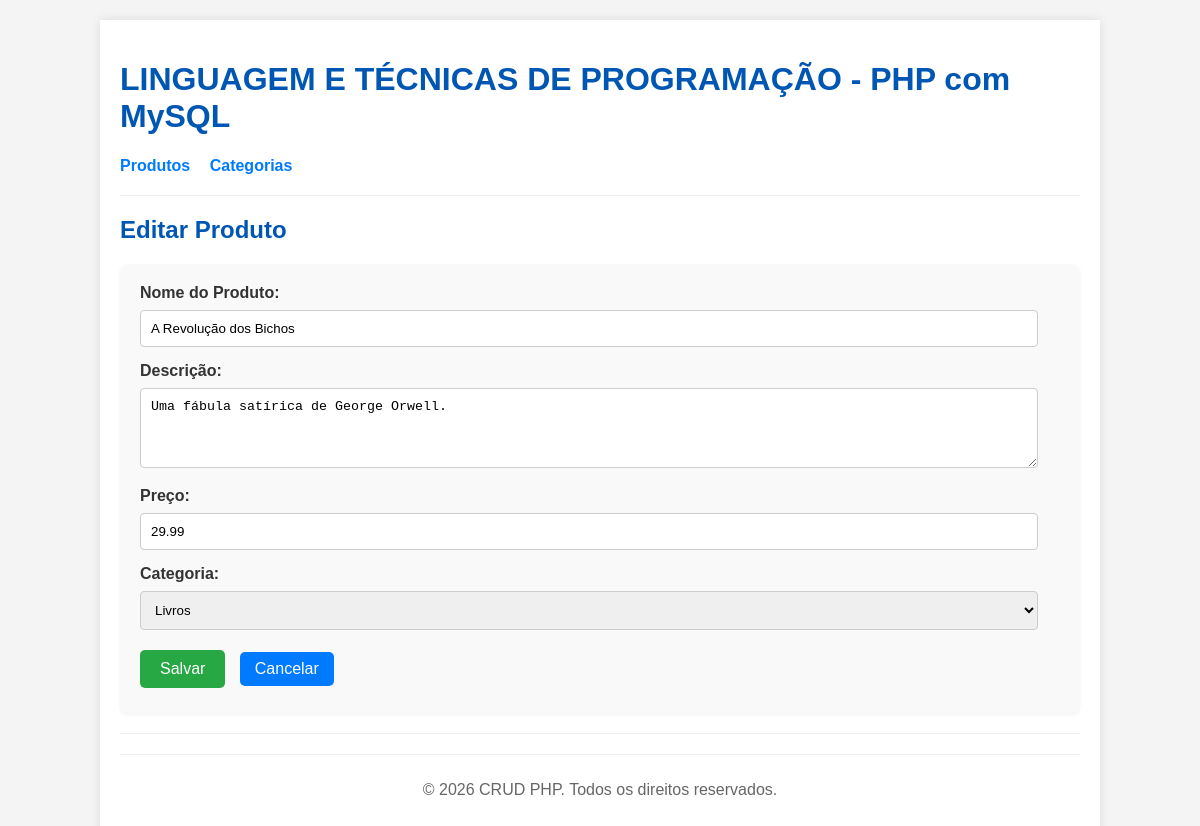
Page /public/index.php?page=produtos&action=edit&id=5 on the committed database.
### tables this page shows
CREATE TABLE IF NOT EXISTS `produtos` (
    `id` INT(11) NOT NULL AUTO_INCREMENT,
    `nome` VARCHAR(255) NOT NULL,
    `descricao` TEXT,
    `preco` DECIMAL(10, 2) NOT NULL,
    `categoria_id` INT(11) NOT NULL,
    PRIMARY KEY (`id`),
    FOREIGN KEY (`categoria_id`) REFERENCES `categorias`(`id`) ON DELETE CASCADE
);

CREATE TABLE IF NOT EXISTS `categorias` (
    `id` INT(11) NOT NULL AUTO_INCREMENT,
    `nome` VARCHAR(255) NOT NULL,
    PRIMARY KEY (`id`)
);

### public/index.php (called while the page is built, shortened)
<?php
$page   = $_GET["page"]   ?? "produtos";
$action = $_GET["action"] ?? "index";
$rotas = [
    "produtos" => [
        "index"  => "/../views/produtos/index_prod.php",
        "create" => "/../views/produtos/create_prod.php",
        "edit"   => "/../views/produtos/edit_prod.php",
    ],
    "categorias" => [
        "index"  => "/../views/categorias/index_cat.php",
        "create" => "/../views/categorias/create_cat.php",
        "edit"   => "/../views/categorias/edit_cat.php",
    ],
];
include __DIR__ . $rotas[$page][$action];
?>

### controllers/ProdutoController.php (called while the page is built, shortened)
<?php
include_once __DIR__ . '/../config/database.php';
include_once __DIR__ . '/../models/Produto.php';
include_once __DIR__ . '/../models/Categoria.php';
class ProdutoController {
    private $produto;
    private $categoria;
    public function __construct() {
        $database = new Database();
        $this->conn = $database->getConnection();
        $this->produto = new Produto($this->conn);
        $this->categoria = new Categoria($this->conn);
    }
    public function readOne($id) {
        $this->produto->id = $id;
        return $this->produto->readOne() ? $this->produto : null;
    }
    public function getCategorias() {
        return $this->categoria->read()->fetchAll(PDO::FETCH_ASSOC);
    }
}
?>

### config/database.php (called while the page is built, shortened)
<?php
class Database {
    private $host = "localhost";
    private $db_name = "crud_db";
    private $username = "root";
    private $password = "";
    public function getConnection() {
        $this->conn = null;
        try {
            $this->conn = new PDO(
                "mysql:host=" . $this->host . ";dbname=" . $this->db_name . ";charset=utf8mb4",
                $this->username,
                $this->password
            );
            $this->conn->setAttribute(PDO::ATTR_ERRMODE, PDO::ERRMODE_EXCEPTION);
        } catch (PDOException $exception) {
            die("Erro de conexão: " . $exception->getMessage());
        }
        return $this->conn;
    }
}
?>

### models/Produto.php (called while the page is built, shortened)
<?php
class Produto {
    private $conn;
    private $table_name = "produtos";
    public $id;
    public function __construct($db) {
        $this->conn = $db;
    }
    function readOne() {
        $query = "SELECT c.nome AS categoria_nome, p.id, p.nome, p.descricao, p.preco, p.categoria_id
                  FROM " . $this->table_name . " p
                  LEFT JOIN categorias c ON p.categoria_id = c.id
                  WHERE p.id = ? LIMIT 1";
        $stmt = $this->conn->prepare($query);
        $stmt->bindValue(1, (int) $this->id, PDO::PARAM_INT);
        $stmt->execute();
        $row = $stmt->fetch(PDO::FETCH_ASSOC);
        $this->nome = $row["nome"];
        $this->descricao = $row["descricao"];
        $this->preco = $row["preco"];
        $this->categoria_id = $row["categoria_id"];
        return true;
    }
}
?>

### models/Categoria.php (called while the page is built, shortened)
<?php
class Categoria {
    private $conn;
    private $table_name = "categorias";
    public function __construct($db) {
        $this->conn = $db;
    }
    function read() {
        $query = "SELECT id, nome FROM " . $this->table_name . " ORDER BY nome";
        $stmt = $this->conn->prepare($query);
        $stmt->execute();
        return $stmt;
    }
}
?>

### views/produtos/edit_prod.php (the view, shortened to what this page needs)
<?php
include_once __DIR__ . '/../../controllers/ProdutoController.php';
$controller = new ProdutoController();
$id = isset($_GET['id']) ? (int) $_GET['id'] : 0;
$produto = $controller->readOne($id);
$categorias = $controller->getCategorias();
include __DIR__ . '/../includes/header.php';
?>
<h2>Editar Produto</h2>
<form action="/crud_php/public/index.php?page=produtos&action=edit&id=<?php echo $id; ?>" method="POST">
    <label for="nome">Nome do Produto:</label>
    <input type="text" id="nome" name="nome" maxlength="255" value="<?php echo e($produto->nome); ?>" required>
    <label for="descricao">Descrição:</label>
    <textarea id="descricao" name="descricao"><?php echo e($produto->descricao); ?></textarea>
    <label for="preco">Preço:</label>
    <input type="number" id="preco" name="preco" step="0.01" min="0" value="<?php echo e($produto->preco); ?>" required>
    <label for="categoria_id">Categoria:</label>
    <select id="categoria_id" name="categoria_id" required>
        <?php foreach ($categorias as $cat): ?>
            <option value="<?php echo (int) $cat['id']; ?>" <?php echo ($cat['id'] == $produto->categoria_id) ? 'selected' : ''; ?>>
                <?php echo e($cat['nome']); ?>
            </option>
        <?php endforeach; ?>
    </select>
    <button type="submit" class="button">Salvar</button>
    <a href="/crud_php/public/index.php?page=produtos" class="button">Cancelar</a>
</form>
<?php include __DIR__ . '/../includes/footer.php'; ?>

### public/css/style.css (style rules this page uses)
body { font-family: Arial, sans-serif; margin: 0; padding: 0; background-color: #f4f4f4; color: #333; }
h1, h2 { color: #0056b3; }
.button { display: inline-block; padding: 8px 15px; margin: 5px 0; background-color: #007bff; color: white; text-decoration: none; border-radius: 5px; border: none; cursor: pointer; }
form { margin-top: 20px; background-color: #f9f9f9; padding: 20px; border-radius: 8px; box-shadow: 0 2px 4px rgba(0, 0, 0, 0.05); }
form label { display: block; margin-bottom: 8px; font-weight: bold; }
form input[type="text"], form input[type="number"], form textarea, form select { width: calc(100% - 22px); padding: 10px; margin-bottom: 15px; border: 1px solid #ccc; border-radius: 4px; box-sizing: border-box; }
form textarea { resize: vertical; min-height: 80px; }
form button[type="submit"] { background-color: #28a745; color: white; padding: 10px 20px; border: none; border-radius: 5px; cursor: pointer; font-size: 16px; margin-right: 10px; }

### rows in the picture
produtos: nome "A Revolução dos Bichos", descricao "Uma fábula satírica de George Orwell.", preco "29.99", categoria_id "Livros"
